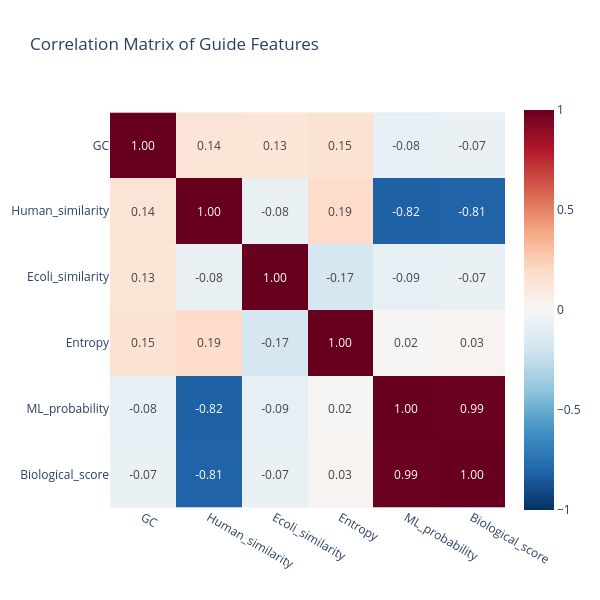

The notebook cell this image was saved under:
### Code cell
#Correlation Heatmap

import plotly.express as px

# 1. Calculate correlation matrix
features = [
    "GC", "Human_similarity", "Ecoli_similarity", 
    "Entropy", "ML_probability", "Biological_score"
]
corr = final_guides[features].corr()

# 2. Create interactive heatmap
fig = px.imshow(
    corr,
    text_auto=".2f",                # Automatically overlays exact numbers rounded to 2 decimals
    color_continuous_scale="RdBu_r",# Beautiful Red-Blue diverging scale (red=pos, blue=neg)
    zmin=-1, zmax=1,                # Locks limits to -1 and 1
    title="Correlation Matrix of Guide Features"
)

# 3. Adjust layout dimensions
fig.update_layout(width=600, height=600)
fig.show()

### Figure 1 — Plotly figure (JSON) as saved in the notebook; plotly's stock layout.template omitted (floating-point values rounded to 4 significant figures)
{"data": [{"coloraxis": "coloraxis", "hovertemplate": "x: %{x}<br>y: %{y}<br>color: %{z}<extra></extra>", "name": "0", "texttemplate": "%{z:.2f}", "type": "heatmap", "x": ["GC", "Human_similarity", "Ecoli_similarity", "Entropy", "ML_probability", "Biological_score"], "xaxis": "x", "y": ["GC", "Human_similarity", "Ecoli_similarity", "Entropy", "ML_probability", "Biological_score"], "yaxis": "y", "z": [[1.0, 0.1432, 0.132, 0.1511, -0.08308, -0.07217], [0.1432, 1.0, -0.07785, 0.1864, -0.8189, -0.8095], [0.132, -0.07785, 1.0, -0.1724, -0.09351, -0.06717], [0.1511, 0.1864, -0.1724, 1.0, 0.01595, 0.02853], [-0.08308, -0.8189, -0.09351, 0.01595, 1.0, 0.9944], [-0.07217, -0.8095, -0.06717, 0.02853, 0.9944, 1.0]]}], "layout": {"coloraxis": {"cmax": 1, "cmin": -1, "colorscale": [[0, "rgb(5,48,97)"], [0.1, "rgb(33,102,172)"], [0.2, "rgb(67,147,195)"], [0.3, "rgb(146,197,222)"], [0.4, "rgb(209,229,240)"], [0.5, "rgb(247,247,247)"], [0.6, "rgb(253,219,199)"], [0.7, "rgb(244,165,130)"], [0.8, "rgb(214,96,77)"], [0.9, "rgb(178,24,43)"], [1, "rgb(103,0,31)"]]}, "height": 600, "title": {"text": "Correlation Matrix of Guide Features"}, "width": 600, "xaxis": {"anchor": "y", "constrain": "domain", "domain": [0, 1], "scaleanchor": "y"}, "yaxis": {"anchor": "x", "autorange": "reversed", "constrain": "domain", "domain": [0, 1]}}}
